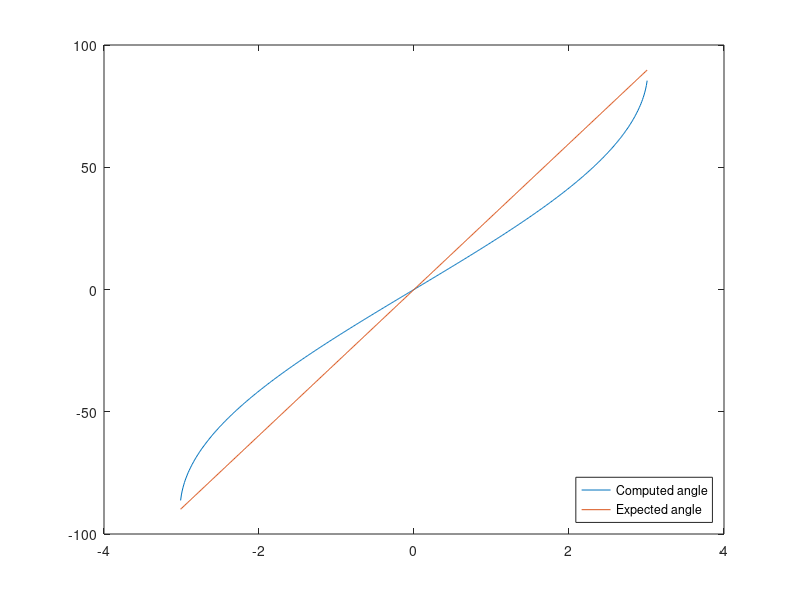

MATLAB code to generate this figure:
file = 'CSI-filer/60nr2.dat';

clear; clf;
dAntenna = 0.06;    % Distance between antennas (|M1-M2|)
f = 2.4E9;          % Signal frequency
c = 299792458;      % Speed of light
lf = c/f;           % Wavelength of signal
ret = 0;            % Return value
error = 0;          % Used for invalid angle-calculations

dPhaseAvg = 0;
complexCount = 0;



dPhase = (-pi+0.13):0.01:(pi-0.13);
[~,antal] = size(dPhase);
tau(antal) = 0;
theta(antal) = 0;


for i=1:antal
    tau1 = sign(dPhase(i));
    tau2 = (lf/2);
    tau3 = (1-((pi-abs(dPhase(i)))/pi))/c;
    tau(i) = tau1*tau2*tau3;
    theta(i) = asin((tau(i)*c)/dAntenna)*180/pi;
    
    if (imag(theta(i)) ~= 0)
        complexCount = complexCount + 1;
        X = ['Iteration nr: ',num2str(i)];
        disp(X);
    end
    
end

plot(dPhase, theta);
hold on;
plot(dPhase, 29.84*dPhase);
legend('Computed angle','Expected angle','location','SouthEast');



% dAntenna = 0.06;    % Distance between antennas (|M1-M2|)
% f = 2.4E9;          % Signal frequency
% c = 299792458;      % Speed of light
% lf = c/f;           % Wavelength of signal
% ret = 0;            % Return value
% error = 0;          % Used for invalid angle-calculations
% 
% %Add subfolder containing provided MATLAB-scripts from CSI-tool
% folder = fileparts(which(mfilename));
% addpath(genpath(folder));
% 
% %Load CSI trace packet and convert to absolute units
% csi_trace = read_bf_file(file);
% 
% [temp,~] = size(csi_trace);
% X = ['Vaelg pakke - max ',num2str(temp),':  '];
% packet = input(X);
% 
% csi = get_scaled_csi(csi_trace{packet});
% 
% 
% %Compute phase for antennas
% phaseA = unwrap(angle(squeeze(csi(:,1,:)).')); 
% phaseB = unwrap(angle(squeeze(csi(:,2,:)).'));
% %phaseC = unwrap(angle(squeeze(csi(:,3,:)).'));
% 
% %Determine size of arrays. phaseA is a 30xn array, where n
% %corresponds to the amount of transmitter-antennas.
% [~,TXAntennas] = size(phaseA);
% if TXAntennas == 30
%     TXAntennas = 1;
% end
% 
% %Determine which antenna is closest to signal source from permutation
% %1 = antenna A, 2 = antenna B, 3 = antenna C
% % sourceAntenna = csi_trace{packet,1}.perm(1);
% % X = ['Indikatorantenne: ',num2str(sourceAntenna)];
% % disp(X);
% % disp(' ');
% %Determine angle for each transmitter-signal
% for i = 1:TXAntennas
%         X = ['-----For loop iteration ',num2str(i),'-----'];
%         disp(X);
%     %Phase difference
% %     if sourceAntenna == 3   %Compute angle from antenna pair AB
%         dPhase = phaseB(:,i) - phaseA(:,i);
% %     elseif sourceAntenna == 2 %Compute angle from antenna pair AC
% %         dPhase = phaseC(:,i) - phaseA(:,i);
% %     elseif sourceAntenna == 1 %Compute angle from antenna pair BC
% %         dPhase = phaseC(:,i) - phaseB(:,i);
% %     else
% %         disp('Error: invalid perm');
% %         ret = -1; %Indicates an error (-1 is not a valid angle)
% %         return
% %     end
% 
%     %Change phase direction if phase difference is more than pi
% %         if mean(dPhase) > pi  
% %             dPhase = mean(mod(dPhase - pi, 2*pi));
% %             % Will always be the same as '= mean(dPhase - pi)', as we 
% %             % never have a difference higher than 2*pi
% %         elseif mean(dPhase) < -pi
% %             %dPhase = mean(mod(dPhase + pi, 2*pi)-pi);
% %             dPhase = mean(mod(dPhase,2*pi));
% %             
% %             % dPhase = mean(mod(dPhase + pi, 2*pi));
% %             % Would always equal some value around +pi to +2pi, because the
% %             % following happens when we do this calculation:
% %             %
% %             % The value of dPhase in this case must be in the area -pi to
% %             % -2pi.
% %             % First, we add pi to it, moving dPhase to the area 0 to -pi.
% %             % Then, we take mod_(2*pi). This will always result in a phase
% %             % difference in the area +pi to +2pi, which is still invalid to
% %             % us. 
% %         else
% %             dPhase = mean(dPhase);
% %         end
%     if mean(dPhase) > pi
%             disp('#### FASE OVER PI');
%         dPhase = mean(dPhase - 2*pi);
%     elseif mean(dPhase) < -pi
%             disp('#### FASE UNDER PI');
%         dPhase = mean(dPhase + 2*pi);
%     else
%         dPhase = mean(dPhase);
%     end
%     
%     X = ['Faseforskel: ',num2str(dPhase)];
%     disp(X);
%     dPhaseAvg = dPhaseAvg + dPhase;
%     
%     %Angle calculation and conversion to degrees
%     tau = sign(dPhase)*(lf/2)*(1-((pi-abs(dPhase))/pi))/c;
%     theta = asin((tau*c)/dAntenna)*180/pi;
% 
%     %Check for imaginary parts, indiciating an error during logging
%     %, else add to ret
%     if imag(theta) ~= 0
%         error = error + 1;
%         disp('FANDT FEJL!!!!!!!!!!!!!!!');
%     else
%         ret = ret + theta;
%         X = ['theta for iteration ',num2str(i),': ',num2str(theta)];
%         disp(X)
%     end
% end
% 
% %Take average value of ret across the transmitter antennas:
% if TXAntennas ~= error
%     ret = ret/(TXAntennas-error);
%     dPhaseAvg = dPhaseAvg/(TXAntennas-error);
% else
%     disp('Error: No valid angles for this transmission')
%     ret = -1; %Indicates an error (-1 is not a valid angle)
%     return
% end




